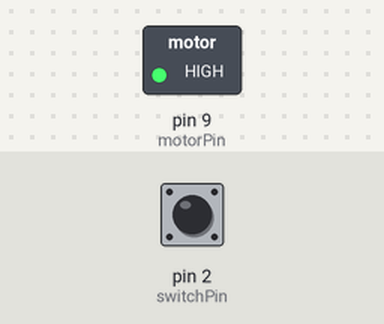
Bench run of a sketch on a simulated Arduino Uno, built with avr-gcc and run on an emulated ATmega328P. Parts: switched loads named in the sketch (green lamp = pin HIGH). The inputs (shaded band) are chosen by the test bench; at power-on: pin 2 (switchPin) HIGH.

Above: at 1.2 s.
1.3 s: pin 2 (switchPin) pulled LOW for 0.15 s
At 1.37 s:
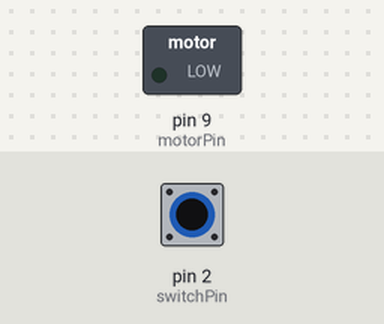
2.9 s: pin 2 (switchPin) pulled LOW for 3.2 s
At 7.4 s:
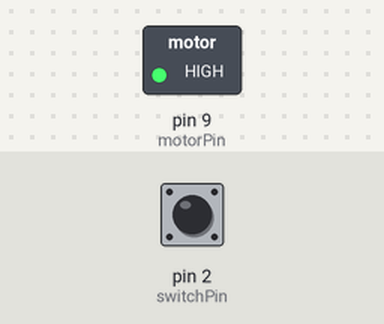
Timing chart, 0 to 8.9 s (numbered marks = the images above; inputs shaded):
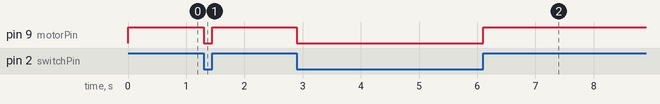

The sketch:

piano.ino
```cpp
const int switchPin = 2;
const int motorPin = 9;
int switchState = 0;

void setup() {
  pinMode(switchPin, INPUT);
  pinMode(motorPin, OUTPUT);
}

void loop() {
  switchState = digitalRead(switchPin);
  digitalWrite(motorPin, switchState);
}
```

Measured:
- after the input at 1.3 s, pin 9 (motorPin): HIGH → LOW at once, → HIGH 0.15 s later
- after the input at 2.9 s, pin 9 (motorPin): HIGH → LOW at once, → HIGH 3.2 s later
